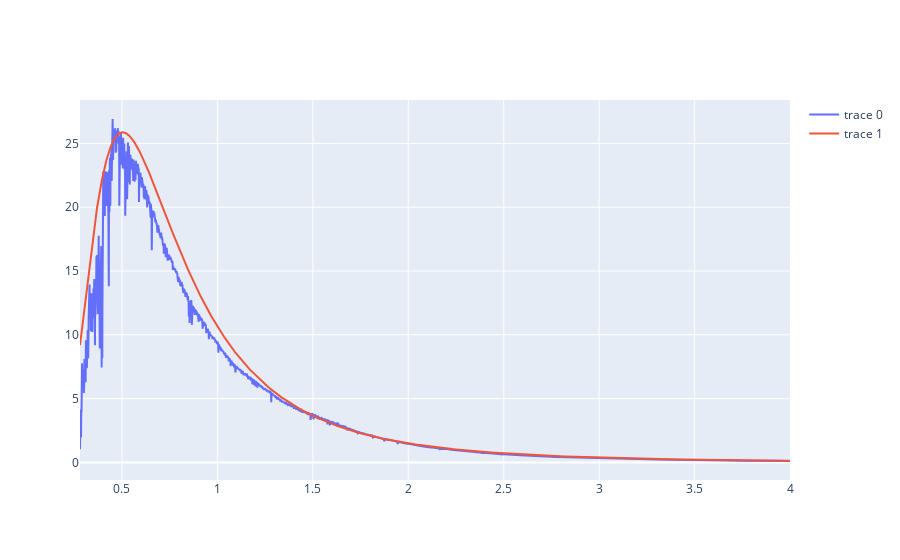

Write notebook code for a chart like this one.
### Code cell
solar_irradiance_trace = {'x': wavelength_um, 
                          'y': irradiance_sr}
planck_law_list = list(map(lambda x: easyunits(5756, x), wavelength_um))
planck_law_trace = {'x': wavelength_um, 
                    'y': planck_law_list}

plotly.offline.iplot([solar_irradiance_trace, planck_law_trace])

### Figure 1 — Plotly figure (JSON) as saved in the notebook; plotly's stock layout.template omitted (floating-point values rounded to 4 significant figures; data arrays with more than 128 entries replaced by an {"elided": "..."} marker saying what was removed)
{"data": [{"type": "scatter", "x": {"elided": "2002 float values"}, "y": {"elided": "2002 float values"}}, {"type": "scatter", "x": {"elided": "2002 float values"}, "y": {"elided": "2002 float values"}}], "layout": {}}
